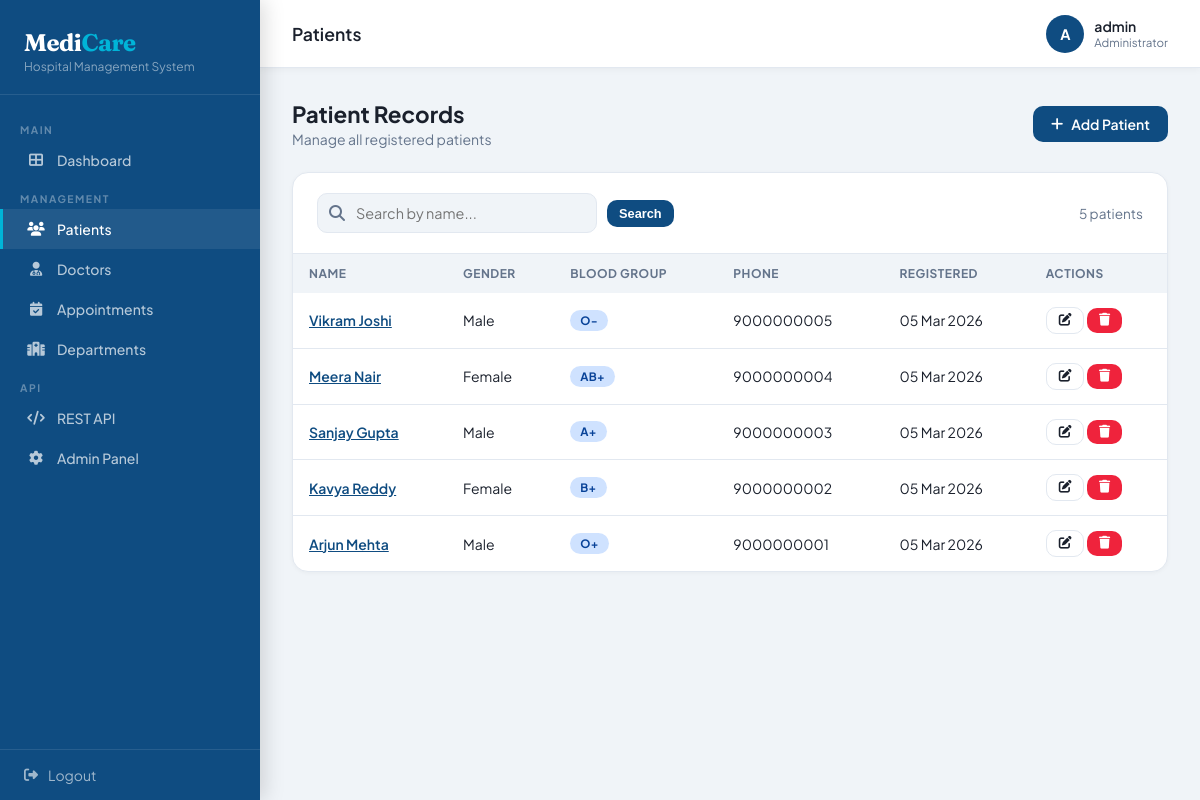
/patients/ (signed in), run on the app's committed database.
### patients/models.py (models this page shows, shortened)
class Patient(models.Model):
    GENDER_CHOICES = [('M', 'Male'), ('F', 'Female'), ('O', 'Other')]
    BLOOD_CHOICES = [('A+','A+'),('A-','A-'),('B+','B+'),('B-','B-'),
                     ('AB+','AB+'),('AB-','AB-'),('O+','O+'),('O-','O-')]
    first_name    = models.CharField(max_length=100)
    last_name     = models.CharField(max_length=100)
    date_of_birth = models.DateField()
    gender        = models.CharField(max_length=1, choices=GENDER_CHOICES)
    blood_group   = models.CharField(max_length=3, choices=BLOOD_CHOICES)
    phone         = models.CharField(max_length=15)
    email         = models.EmailField(blank=True)
    address       = models.TextField()
    created_at    = models.DateTimeField(auto_now_add=True)
    @property
    def full_name(self):
        return f"{self.first_name} {self.last_name}"

### patients/views.py (the view)
# urls.py: path('',              views.patient_list,   name='patient_list'),
@login_required
def patient_list(request):
    q = request.GET.get('q', '')
    patients = Patient.objects.filter(first_name__icontains=q) | Patient.objects.filter(last_name__icontains=q) if q else Patient.objects.all().order_by('-created_at')
    return render(request, 'patients/list.html', {'patients': patients, 'q': q})

### patients/templates/patients/list.html (shortened to what this page needs)
{% extends 'core/base.html' %}
{% block page_title %}Patients{% endblock %}
{% block content %}
<div class="page-header">
  <div>
    <h2>Patient Records</h2>
    <p>Manage all registered patients</p>
  </div>
  <a href="{% url 'patient_add' %}" class="btn btn-primary"><i class="fas fa-plus"></i> Add Patient</a>
</div>
<div class="card">
  <div class="card-header">
    <form method="GET" class="search-bar">
      <div style="position:relative;">
        <i class="fas fa-search" style="position:absolute;left:12px;top:50%;transform:translateY(-50%);color:var(--muted);"></i>
        <input type="text" name="q" value="{{ q }}" placeholder="Search by name..." style="padding-left:38px;">
      </div>
      <button type="submit" class="btn btn-primary btn-sm">Search</button>
    </form>
    <span style="color:var(--muted);font-size:.85rem;">{{ patients|length }} patients</span>
  </div>
  <div class="table-wrap">
    <table>
      <thead>
        <tr><th>Name</th><th>Gender</th><th>Blood Group</th><th>Phone</th><th>Registered</th><th>Actions</th></tr>
      </thead>
      <tbody>
        {% for p in patients %}
        <tr>
          <td><a href="{% url 'patient_detail' p.pk %}" style="color:var(--primary);font-weight:600;">{{ p.full_name }}</a></td>
          <td>{{ p.get_gender_display }}</td>
          <td><span class="badge badge-confirmed">{{ p.blood_group }}</span></td>
          <td>{{ p.phone }}</td>
          <td>{{ p.created_at|date:"d M Y" }}</td>
          <td>
            <a href="{% url 'patient_edit' p.pk %}" class="btn btn-outline btn-sm"><i class="fas fa-edit"></i></a>
            <a href="{% url 'patient_delete' p.pk %}" class="btn btn-danger btn-sm"><i class="fas fa-trash"></i></a>
          </td>
        </tr>
        {% empty %}
        <tr><td colspan="6" style="text-align:center;color:var(--muted);padding:40px;">No patients found.</td></tr>
        {% endfor %}
      </tbody>
    </table>
  </div>
</div>
{% endblock %}

### core/templates/core/base.html (shortened to what this page needs)
<!DOCTYPE html>
<html lang="en">
<head>
<link href="https://cdnjs.cloudflare.com/ajax/libs/font-awesome/6.4.0/css/all.min.css" rel="stylesheet">
</head>
<body>
{% if user.is_authenticated %}
<aside class="sidebar">
  <div class="sidebar-brand">
    <h1>Medi<span>Care</span></h1>
    <p>Hospital Management System</p>
  </div>
  <nav class="sidebar-nav">
    <div class="nav-section">Main</div>
    <a href="{% url 'dashboard' %}" class="nav-item {% if request.resolver_match.url_name == 'dashboard' %}active{% endif %}">
      <i class="fas fa-th-large"></i> Dashboard
    </a>
    <div class="nav-section">Management</div>
    <a href="{% url 'patient_list' %}" class="nav-item {% if 'patient' in request.resolver_match.url_name %}active{% endif %}">
      <i class="fas fa-users"></i> Patients
    </a>
    <a href="{% url 'doctor_list' %}" class="nav-item {% if 'doctor' in request.resolver_match.url_name %}active{% endif %}">
      <i class="fas fa-user-md"></i> Doctors
    </a>
    <a href="{% url 'appointment_list' %}" class="nav-item {% if 'appointment' in request.resolver_match.url_name %}active{% endif %}">
      <i class="fas fa-calendar-check"></i> Appointments
    </a>
    <a href="{% url 'department_list' %}" class="nav-item {% if 'department' in request.resolver_match.url_name %}active{% endif %}">
      <i class="fas fa-hospital"></i> Departments
    </a>
    <div class="nav-section">API</div>
    <a href="/api/" class="nav-item" target="_blank">
      <i class="fas fa-code"></i> REST API
    </a>
    <a href="/admin/" class="nav-item" target="_blank">
      <i class="fas fa-cog"></i> Admin Panel
    </a>
  </nav>
  <div class="sidebar-footer">
    <a href="{% url 'logout' %}"><i class="fas fa-sign-out-alt"></i> Logout</a>
  </div>
</aside>
{% endif %}
<div class="main">
  {% if user.is_authenticated %}
  <header class="topbar">
    <div class="topbar-title">{% block page_title %}Dashboard{% endblock %}</div>
    <div class="topbar-right">
      <div class="topbar-user">
        <div class="avatar">{{ user.username|slice:":1"|upper }}</div>
        <div>
          <div class="user-name">{{ user.username }}</div>
          <div style="font-size:.72rem;color:var(--muted)">Administrator</div>
        </div>
      </div>
    </div>
  </header>
  {% endif %}
  <div class="content">
    {% block content %}{% endblock %}
  </div>
</div>
</body>
</html>

### data on the page
Patient: full_name "Vikram Joshi", gender "Male", blood_group "O-", phone "9000000005", created_at "05 Mar 2026"
Patient: full_name "Meera Nair", gender "Female", blood_group "AB+", phone "9000000004", created_at "05 Mar 2026"
Patient: full_name "Sanjay Gupta", gender "Male", blood_group "A+", phone "9000000003", created_at "05 Mar 2026"
Patient: full_name "Kavya Reddy", gender "Female", blood_group "B+", phone "9000000002", created_at "05 Mar 2026"
Patient: full_name "Arjun Mehta", gender "Male", blood_group "O+", phone "9000000001", created_at "05 Mar 2026"

### other printed values
{{ user.username|slice:":1"|upper }} "A"
{{ user.username }} "admin"
{{ patients|length }} "5"
